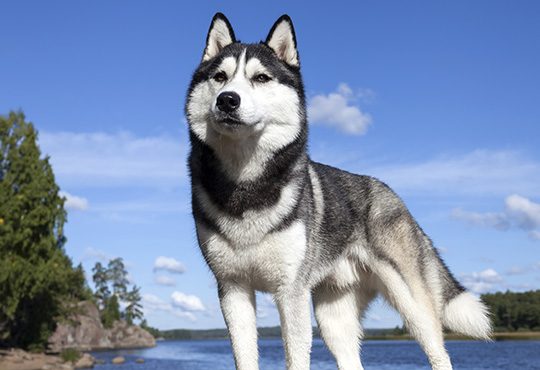
#> input picture Computacao_Grafica/histograma/husky.jpg, 540 x 370 px
$ python histograma.py
#> lines starting #> are read from the running program, lines starting #| are printed output that depends on the picture
import cv2
import numpy
from matplotlib import pyplot as plt

img = cv2.imread('husky.jpg')
#> img is the input picture: shape (370, 540, 3); mean B, G, R 174.9, 141.9, 123.1
print (img.shape)
#| (370, 540, 3)

h,w,c = img.shape
#> h = 370; w = 540; c = 3
h2 = int(h/4)
#> h2 = 92
w2 = int(w/4)
#> w2 = 135

resized = cv2.resize(img, (w2,h2))
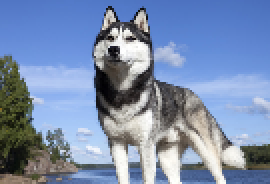
#> resized: shape (92, 135, 3) (shown 2 times larger); mean B, G, R 174.8, 141.8, 123
hR = numpy.zeros(256, numpy.float)  # Vermelho
hG = numpy.zeros(256, numpy.float)  # Verde
hB = numpy.zeros(256, numpy.float)  # Azul

for i in range(h2):
  for j in range(w2):
    pR = resized[i,j,2]
    hR[resized[i,j,2]] = hR[resized[i,j,2]] + 1    # Vermelho

    pG = resized[i,j,1]
    hG[resized[i,j,1]] = hG[resized[i,j,1]] + 1    # Verde

    pB = resized[i,j,0]                             #Azul
    hB[resized[i,j,0]] = hB[resized[i,j,0]] + 1
#> after the loop, hB = 256 values, max 233 at index 239, min 0 at index 0, mean 48.52; hG = 256 values, max 166 at index 192, min 1 at index 0, mean 48.52; hR = 256 values, max 191 at index 85, min 1 at index 0, mean 48.52

plt.plot(hR, 'r')
plt.plot(hG, 'g')
plt.plot(hB, 'b')
plt.show()
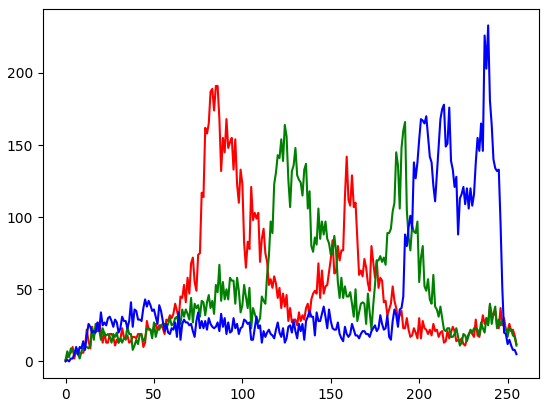
#> figure drawn by matplotlib, 1 panel; curve peaks at x = 85, y = 191; curve peaks at x = 192, y = 166; curve peaks at x = 239, y = 233
